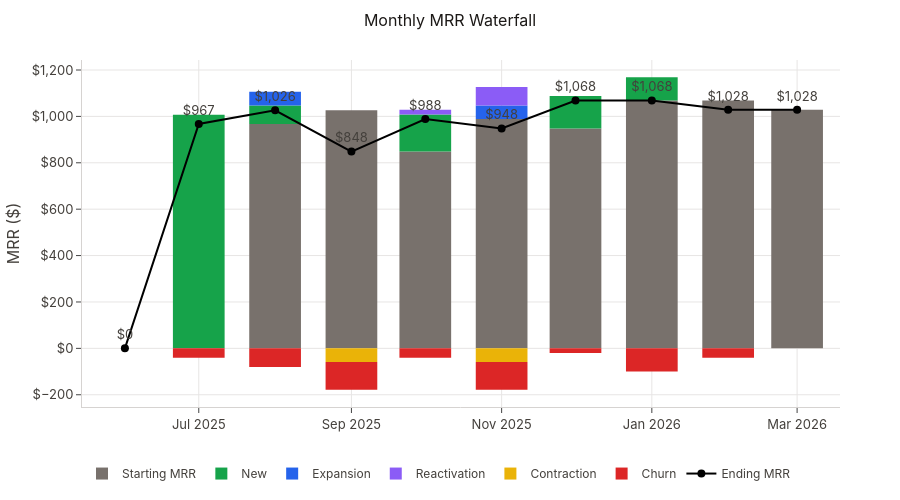

The notebook cell saved with this chart:
### Code cell
reports.mrr.plot_waterfall(wf)

### Figure 1 — Plotly figure (JSON) as saved in the notebook; plotly's stock layout.template omitted (floating-point values rounded to 4 significant figures)
{"data": [{"marker": {"color": "#78716C"}, "name": "Starting MRR", "type": "bar", "x": ["2025-06", "2025-07", "2025-08", "2025-09", "2025-10", "2025-11", "2025-12", "2026-01", "2026-02", "2026-03"], "y": [0.0, 0.0, 967.3, 1026.0, 848.3, 988.3, 948.3, 1068.0, 1068.0, 1028.0]}, {"marker": {"color": "#16A34A"}, "name": "New", "type": "bar", "x": ["2025-06", "2025-07", "2025-08", "2025-09", "2025-10", "2025-11", "2025-12", "2026-01", "2026-02", "2026-03"], "y": [0.0, 1007.0, 80.0, 0.0, 160.0, 0.0, 140.0, 100.0, 0.0, 0.0]}, {"marker": {"color": "#2563EB"}, "name": "Expansion", "type": "bar", "x": ["2025-06", "2025-07", "2025-08", "2025-09", "2025-10", "2025-11", "2025-12", "2026-01", "2026-02", "2026-03"], "y": [0.0, 0.0, 59.0, 0.0, 0.0, 59.0, 0.0, 0.0, 0.0, 0.0]}, {"marker": {"color": "#8B5CF6"}, "name": "Reactivation", "type": "bar", "x": ["2025-06", "2025-07", "2025-08", "2025-09", "2025-10", "2025-11", "2025-12", "2026-01", "2026-02", "2026-03"], "y": [0.0, 0.0, 0.0, 0.0, 20.0, 79.0, 0.0, 0.0, 0.0, 0.0]}, {"marker": {"color": "#EAB308"}, "name": "Contraction", "type": "bar", "x": ["2025-06", "2025-07", "2025-08", "2025-09", "2025-10", "2025-11", "2025-12", "2026-01", "2026-02", "2026-03"], "y": [0.0, 0.0, 0.0, -59.0, 0.0, -59.0, 0.0, 0.0, 0.0, 0.0]}, {"marker": {"color": "#DC2626"}, "name": "Churn", "type": "bar", "x": ["2025-06", "2025-07", "2025-08", "2025-09", "2025-10", "2025-11", "2025-12", "2026-01", "2026-02", "2026-03"], "y": [0.0, -40.0, -80.0, -119.0, -40.0, -119.0, -20.0, -100.0, -40.0, 0.0]}, {"line": {"color": "black", "width": 2}, "marker": {"size": 8}, "mode": "lines+markers+text", "name": "Ending MRR", "text": ["$0", "$967", "$1,026", "$848", "$988", "$948", "$1,068", "$1,068", "$1,028", "$1,028"], "textposition": "top center", "type": "scatter", "x": ["2025-06", "2025-07", "2025-08", "2025-09", "2025-10", "2025-11", "2025-12", "2026-01", "2026-02", "2026-03"], "y": [0.0, 967.3, 1026.0, 848.3, 988.3, 948.3, 1068.0, 1068.0, 1028.0, 1028.0]}], "layout": {"barmode": "relative", "height": 500, "legend": {"orientation": "h", "y": -0.15}, "title": {"text": "Monthly MRR Waterfall"}, "yaxis": {"tickformat": ",", "tickprefix": "$", "title": {"text": "MRR ($)"}}}}
